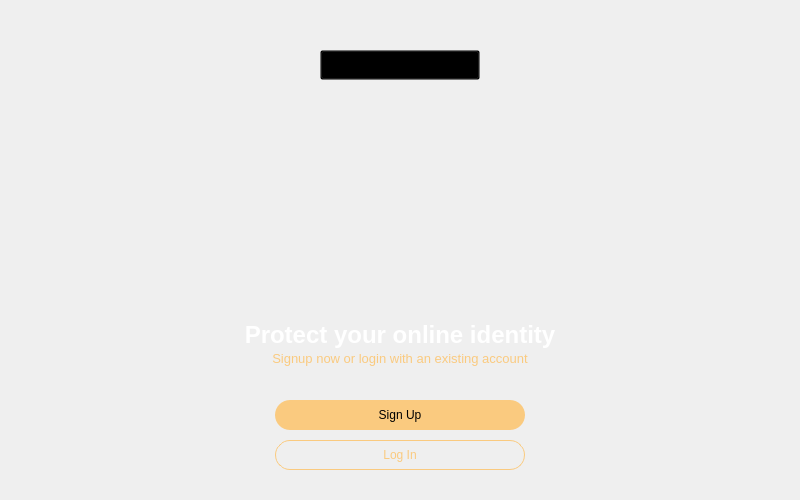
<?xml version="1.0" encoding="UTF-8"?>
<ui version="4.0">
 <class>IntroViewFour</class>
 <widget class="QWidget" name="IntroViewFour">
  <property name="geometry">
   <rect>
    <x>0</x>
    <y>0</y>
    <width>800</width>
    <height>500</height>
   </rect>
  </property>
  <property name="minimumSize">
   <size>
    <width>800</width>
    <height>500</height>
   </size>
  </property>
  <property name="maximumSize">
   <size>
    <width>800</width>
    <height>500</height>
   </size>
  </property>
  <property name="windowTitle">
   <string>OctoVault VPN</string>
  </property>
  <widget class="QLabel" name="lblBackground">
   <property name="geometry">
    <rect>
     <x>0</x>
     <y>0</y>
     <width>800</width>
     <height>500</height>
    </rect>
   </property>
   <property name="text">
    <string/>
   </property>
   <property name="pixmap">
    <pixmap resource="../assets/assets.qrc">:/img/images/img_background.png</pixmap>
   </property>
   <property name="scaledContents">
    <bool>true</bool>
   </property>
  </widget>
  <widget class="QLabel" name="lblLogo">
   <property name="geometry">
    <rect>
     <x>385</x>
     <y>50</y>
     <width>30</width>
     <height>30</height>
    </rect>
   </property>
   <property name="text">
    <string/>
   </property>
   <property name="pixmap">
    <pixmap resource="../assets/assets.qrc">:/img/images/logo.png</pixmap>
   </property>
   <property name="scaledContents">
    <bool>true</bool>
   </property>
  </widget>
  <widget class="QLabel" name="lblDummy">
   <property name="geometry">
    <rect>
     <x>310</x>
     <y>120</y>
     <width>180</width>
     <height>180</height>
    </rect>
   </property>
   <property name="text">
    <string/>
   </property>
   <property name="pixmap">
    <pixmap resource="../assets/assets.qrc">:/img/images/intro_welcome.png</pixmap>
   </property>
   <property name="scaledContents">
    <bool>true</bool>
   </property>
  </widget>
  <widget class="QLabel" name="lblIntroOne">
   <property name="geometry">
    <rect>
     <x>200</x>
     <y>320</y>
     <width>400</width>
     <height>30</height>
    </rect>
   </property>
   <property name="font">
    <font>
     <pointsize>18</pointsize>
     <bold>true</bold>
    </font>
   </property>
   <property name="styleSheet">
    <string notr="true">QLabel{
color:#FFFFFF;
}</string>
   </property>
   <property name="text">
    <string>Protect your online identity</string>
   </property>
   <property name="alignment">
    <set>Qt::AlignCenter</set>
   </property>
  </widget>
  <widget class="QLabel" name="lblIntroTwo">
   <property name="geometry">
    <rect>
     <x>200</x>
     <y>350</y>
     <width>400</width>
     <height>16</height>
    </rect>
   </property>
   <property name="font">
    <font>
     <pointsize>10</pointsize>
    </font>
   </property>
   <property name="styleSheet">
    <string notr="true">QLabel{
color:#FACA7F;
}</string>
   </property>
   <property name="text">
    <string>Signup now or login with an existing account</string>
   </property>
   <property name="alignment">
    <set>Qt::AlignCenter</set>
   </property>
  </widget>
  <widget class="QPushButton" name="btnSignUp">
   <property name="geometry">
    <rect>
     <x>275</x>
     <y>400</y>
     <width>250</width>
     <height>30</height>
    </rect>
   </property>
   <property name="styleSheet">
    <string notr="true">QPushButton{
background:#FACA7F;
border-radius: 15px;
color:#000000;
}</string>
   </property>
   <property name="text">
    <string>Sign Up</string>
   </property>
  </widget>
  <widget class="QPushButton" name="btnLogin">
   <property name="geometry">
    <rect>
     <x>275</x>
     <y>440</y>
     <width>250</width>
     <height>30</height>
    </rect>
   </property>
   <property name="styleSheet">
    <string notr="true">QPushButton{
background:transparent;
border: 1px solid #FACA7F;
border-radius: 15px;
color:#FACA7F;
}</string>
   </property>
   <property name="text">
    <string>Log In</string>
   </property>
  </widget>
  <widget class="QLabel" name="lblLogoTwo">
   <property name="geometry">
    <rect>
     <x>335</x>
     <y>50</y>
     <width>130</width>
     <height>30</height>
    </rect>
   </property>
   <property name="text">
    <string/>
   </property>
   <property name="pixmap">
    <pixmap resource="../assets/assets.qrc">:/img/images/logo_text.png</pixmap>
   </property>
   <property name="scaledContents">
    <bool>true</bool>
   </property>
  </widget>
  <widget class="QPushButton" name="btnChangeLogo">
   <property name="geometry">
    <rect>
     <x>320</x>
     <y>50</y>
     <width>160</width>
     <height>30</height>
    </rect>
   </property>
   <property name="styleSheet">
    <string notr="true">QPushButton{
background:transparent;
}</string>
   </property>
   <property name="text">
    <string/>
   </property>
  </widget>
 </widget>
 <resources>
  <include location="../assets/assets.qrc"/>
 </resources>
 <connections/>
</ui>
